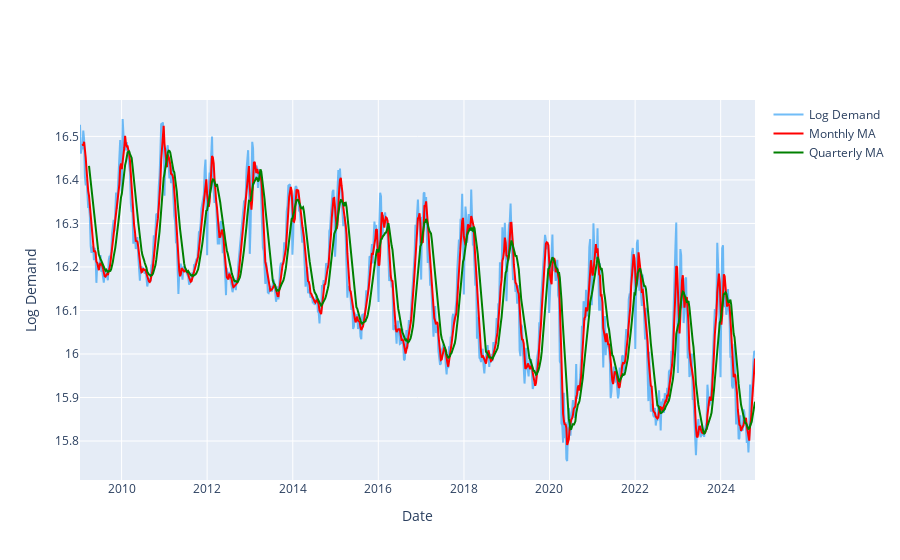

Notebook source saved alongside this figure:
### Code cell
fig_ma = make_subplots(rows=1, cols=1)

fig_ma.add_trace(go.Scatter(x=df.index, y=df.log_demand, mode='lines', name='Log Demand', line=dict(color='#42a7f5') ,opacity=0.75))

fig_ma.add_trace(go.Scatter(x=df.index, y=df.monthly_ma, mode='lines', name='Monthly MA',line=dict(color='red')))
fig_ma.add_trace(go.Scatter(x=df.index, y=df.quarterly_ma, mode='lines', name='Quarterly MA',line=dict(color='green')))
# fig_ma.add_trace(go.Scatter(x=df.index, y=df.monthly_std, mode='lines', name='Variance', line=dict(color='black')))

fig_ma.update_xaxes(title_text='Date')
fig_ma.update_yaxes(title_text='Log Demand')
fig_ma.update_layout(showlegend=True)

fig_ma.show()

### Figure 1 — Plotly figure (JSON) as saved in the notebook; plotly's stock layout.template omitted (floating-point values rounded to 4 significant figures; data arrays with more than 128 entries replaced by an {"elided": "..."} marker saying what was removed)
{"data": [{"line": {"color": "#42a7f5"}, "mode": "lines", "name": "Log Demand", "opacity": 0.75, "type": "scatter", "x": {"elided": "824 str values"}, "y": {"elided": "824 float values"}}, {"line": {"color": "red"}, "mode": "lines", "name": "Monthly MA", "type": "scatter", "x": {"elided": "824 str values"}, "y": {"elided": "824 float values"}}, {"line": {"color": "green"}, "mode": "lines", "name": "Quarterly MA", "type": "scatter", "x": {"elided": "824 str values"}, "y": {"elided": "824 float values"}}], "layout": {"autosize": true, "showlegend": true, "xaxis": {"anchor": "y", "autorange": true, "domain": [0, 1], "range": ["2009-01-11", "2024-10-20"], "title": {"text": "Date"}, "type": "date"}, "yaxis": {"anchor": "x", "autorange": true, "domain": [0, 1], "range": [15.71, 16.58], "title": {"text": "Log Demand"}, "type": "linear"}}}
